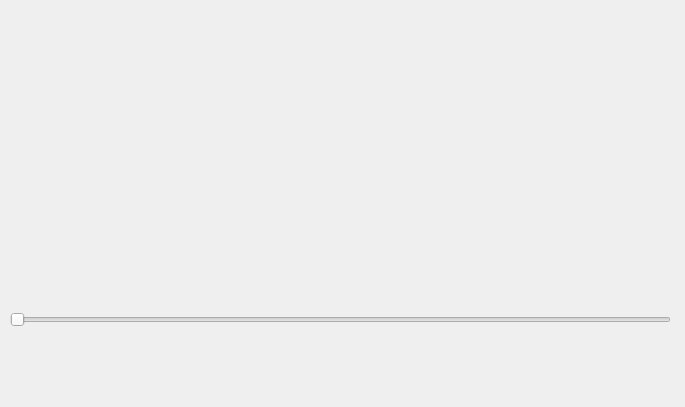
<?xml version="1.0" encoding="UTF-8"?>
<ui version="4.0">
 <class>ColorDiagram</class>
 <widget class="QMainWindow" name="ColorDiagram">
  <property name="geometry">
   <rect>
    <x>0</x>
    <y>0</y>
    <width>685</width>
    <height>407</height>
   </rect>
  </property>
  <property name="sizePolicy">
   <sizepolicy hsizetype="Expanding" vsizetype="Expanding">
    <horstretch>0</horstretch>
    <verstretch>0</verstretch>
   </sizepolicy>
  </property>
  <property name="windowTitle">
   <string>Диаграмма</string>
  </property>
  <widget class="QWidget" name="centralwidget">
   <property name="sizePolicy">
    <sizepolicy hsizetype="Expanding" vsizetype="Expanding">
     <horstretch>0</horstretch>
     <verstretch>0</verstretch>
    </sizepolicy>
   </property>
   <widget class="QWidget" name="gridLayoutWidget">
    <property name="geometry">
     <rect>
      <x>0</x>
      <y>0</y>
      <width>671</width>
      <height>291</height>
     </rect>
    </property>
    <layout class="QGridLayout" name="gridLayout">
     <property name="spacing">
      <number>0</number>
     </property>
    </layout>
   </widget>
   <widget class="QSlider" name="horizontalSlider">
    <property name="geometry">
     <rect>
      <x>10</x>
      <y>310</y>
      <width>661</width>
      <height>20</height>
     </rect>
    </property>
    <property name="sizePolicy">
     <sizepolicy hsizetype="Expanding" vsizetype="Expanding">
      <horstretch>0</horstretch>
      <verstretch>0</verstretch>
     </sizepolicy>
    </property>
    <property name="mouseTracking">
     <bool>true</bool>
    </property>
    <property name="maximum">
     <number>139</number>
    </property>
    <property name="orientation">
     <enum>Qt::Horizontal</enum>
    </property>
   </widget>
   <widget class="QLabel" name="label">
    <property name="geometry">
     <rect>
      <x>20</x>
      <y>350</y>
      <width>121</width>
      <height>41</height>
     </rect>
    </property>
    <property name="text">
     <string/>
    </property>
   </widget>
  </widget>
 </widget>
 <resources/>
 <connections/>
</ui>
